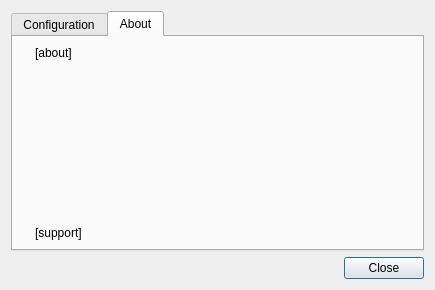
<?xml version="1.0" encoding="UTF-8"?>
<ui version="4.0">
 <class>SettingsDialog</class>
 <widget class="QDialog" name="SettingsDialog">
  <property name="geometry">
   <rect>
    <x>0</x>
    <y>0</y>
    <width>435</width>
    <height>290</height>
   </rect>
  </property>
  <property name="windowTitle">
   <string>Settings</string>
  </property>
  <layout class="QGridLayout" name="gridLayout">
   <item row="1" column="0">
    <widget class="QDialogButtonBox" name="buttonBox">
     <property name="orientation">
      <enum>Qt::Horizontal</enum>
     </property>
     <property name="standardButtons">
      <set>QDialogButtonBox::Close</set>
     </property>
    </widget>
   </item>
   <item row="0" column="0">
    <widget class="QTabWidget" name="tabWidget">
     <property name="currentIndex">
      <number>1</number>
     </property>
     <widget class="QWidget" name="tab">
      <attribute name="title">
       <string>Configuration</string>
      </attribute>
      <layout class="QFormLayout" name="formLayout">
       <item row="0" column="0">
        <widget class="QLabel" name="label">
         <property name="text">
          <string>Font family:</string>
         </property>
         <property name="buddy">
          <cstring>fontComboBox</cstring>
         </property>
        </widget>
       </item>
       <item row="0" column="1">
        <layout class="QHBoxLayout" name="horizontalLayout">
         <item>
          <widget class="QFontComboBox" name="fontComboBox"/>
         </item>
         <item>
          <widget class="QLabel" name="label_2">
           <property name="text">
            <string>Size:</string>
           </property>
          </widget>
         </item>
         <item>
          <widget class="QSpinBox" name="fontSizeSpinBox"/>
         </item>
         <item>
          <spacer name="horizontalSpacer">
           <property name="orientation">
            <enum>Qt::Horizontal</enum>
           </property>
           <property name="sizeHint" stdset="0">
            <size>
             <width>0</width>
             <height>20</height>
            </size>
           </property>
          </spacer>
         </item>
        </layout>
       </item>
       <item row="2" column="1">
        <spacer name="verticalSpacer_2">
         <property name="orientation">
          <enum>Qt::Vertical</enum>
         </property>
         <property name="sizeType">
          <enum>QSizePolicy::Fixed</enum>
         </property>
         <property name="sizeHint" stdset="0">
          <size>
           <width>20</width>
           <height>24</height>
          </size>
         </property>
        </spacer>
       </item>
       <item row="4" column="1">
        <spacer name="verticalSpacer_3">
         <property name="orientation">
          <enum>Qt::Vertical</enum>
         </property>
         <property name="sizeHint" stdset="0">
          <size>
           <width>20</width>
           <height>40</height>
          </size>
         </property>
        </spacer>
       </item>
       <item row="3" column="0" colspan="2">
        <widget class="QLabel" name="noteLocationLabel">
         <property name="text">
          <string notr="true">[note location]</string>
         </property>
         <property name="wordWrap">
          <bool>true</bool>
         </property>
         <property name="openExternalLinks">
          <bool>true</bool>
         </property>
         <property name="textInteractionFlags">
          <set>Qt::TextBrowserInteraction</set>
         </property>
        </widget>
       </item>
      </layout>
     </widget>
     <widget class="QWidget" name="tab_2">
      <attribute name="title">
       <string>About</string>
      </attribute>
      <layout class="QGridLayout" name="gridLayout_2">
       <item row="0" column="1">
        <widget class="QLabel" name="aboutLabel">
         <property name="sizePolicy">
          <sizepolicy hsizetype="Expanding" vsizetype="Minimum">
           <horstretch>0</horstretch>
           <verstretch>0</verstretch>
          </sizepolicy>
         </property>
         <property name="text">
          <string>[about]</string>
         </property>
         <property name="textFormat">
          <enum>Qt::RichText</enum>
         </property>
         <property name="alignment">
          <set>Qt::AlignLeading|Qt::AlignLeft|Qt::AlignTop</set>
         </property>
         <property name="wordWrap">
          <bool>true</bool>
         </property>
         <property name="openExternalLinks">
          <bool>true</bool>
         </property>
         <property name="textInteractionFlags">
          <set>Qt::TextBrowserInteraction</set>
         </property>
        </widget>
       </item>
       <item row="2" column="1">
        <widget class="QLabel" name="supportLabel">
         <property name="sizePolicy">
          <sizepolicy hsizetype="Preferred" vsizetype="Fixed">
           <horstretch>0</horstretch>
           <verstretch>0</verstretch>
          </sizepolicy>
         </property>
         <property name="text">
          <string notr="true">[support]</string>
         </property>
         <property name="wordWrap">
          <bool>true</bool>
         </property>
         <property name="openExternalLinks">
          <bool>true</bool>
         </property>
         <property name="textInteractionFlags">
          <set>Qt::TextBrowserInteraction</set>
         </property>
        </widget>
       </item>
       <item row="0" column="0">
        <widget class="QLabel" name="appIconLabel">
         <property name="text">
          <string/>
         </property>
         <property name="pixmap">
          <pixmap resource="app.qrc">:/icons/sc-apps-nanonote.svg</pixmap>
         </property>
         <property name="scaledContents">
          <bool>false</bool>
         </property>
         <property name="alignment">
          <set>Qt::AlignLeading|Qt::AlignLeft|Qt::AlignTop</set>
         </property>
        </widget>
       </item>
       <item row="1" column="1">
        <spacer name="verticalSpacer">
         <property name="orientation">
          <enum>Qt::Vertical</enum>
         </property>
         <property name="sizeType">
          <enum>QSizePolicy::Fixed</enum>
         </property>
         <property name="sizeHint" stdset="0">
          <size>
           <width>20</width>
           <height>12</height>
          </size>
         </property>
        </spacer>
       </item>
      </layout>
     </widget>
    </widget>
   </item>
  </layout>
 </widget>
 <resources>
  <include location="app.qrc"/>
 </resources>
 <connections>
  <connection>
   <sender>buttonBox</sender>
   <signal>accepted()</signal>
   <receiver>SettingsDialog</receiver>
   <slot>accept()</slot>
   <hints>
    <hint type="sourcelabel">
     <x>257</x>
     <y>280</y>
    </hint>
    <hint type="destinationlabel">
     <x>157</x>
     <y>274</y>
    </hint>
   </hints>
  </connection>
  <connection>
   <sender>buttonBox</sender>
   <signal>rejected()</signal>
   <receiver>SettingsDialog</receiver>
   <slot>reject()</slot>
   <hints>
    <hint type="sourcelabel">
     <x>316</x>
     <y>260</y>
    </hint>
    <hint type="destinationlabel">
     <x>286</x>
     <y>274</y>
    </hint>
   </hints>
  </connection>
 </connections>
</ui>
